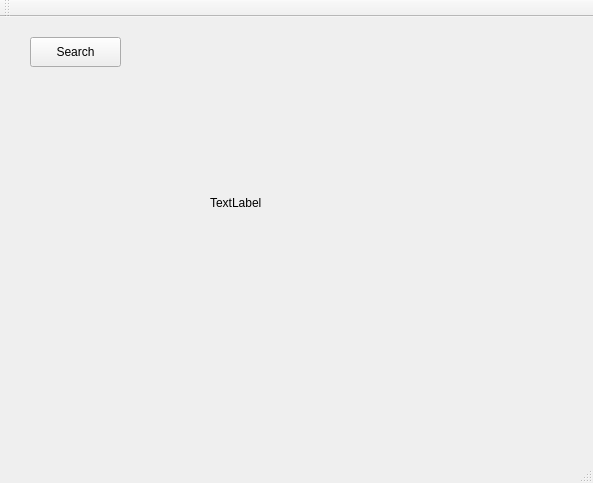
<?xml version="1.0" encoding="UTF-8"?>
<ui version="4.0">
 <class>MainWindow</class>
 <widget class="QMainWindow" name="MainWindow">
  <property name="geometry">
   <rect>
    <x>0</x>
    <y>0</y>
    <width>593</width>
    <height>483</height>
   </rect>
  </property>
  <property name="windowTitle">
   <string>MainWindow</string>
  </property>
  <widget class="QWidget" name="centralWidget">
   <widget class="QLabel" name="label">
    <property name="geometry">
     <rect>
      <x>210</x>
      <y>10</y>
      <width>231</width>
      <height>351</height>
     </rect>
    </property>
    <property name="text">
     <string>TextLabel</string>
    </property>
   </widget>
   <widget class="QPushButton" name="searchButton">
    <property name="geometry">
     <rect>
      <x>30</x>
      <y>20</y>
      <width>91</width>
      <height>30</height>
     </rect>
    </property>
    <property name="text">
     <string>Search</string>
    </property>
   </widget>
  </widget>
  <widget class="QMenuBar" name="menuBar">
   <property name="geometry">
    <rect>
     <x>0</x>
     <y>0</y>
     <width>593</width>
     <height>27</height>
    </rect>
   </property>
  </widget>
  <widget class="QToolBar" name="mainToolBar">
   <attribute name="toolBarArea">
    <enum>TopToolBarArea</enum>
   </attribute>
   <attribute name="toolBarBreak">
    <bool>false</bool>
   </attribute>
  </widget>
  <widget class="QStatusBar" name="statusBar"/>
 </widget>
 <layoutdefault spacing="6" margin="11"/>
 <resources/>
 <connections/>
</ui>
